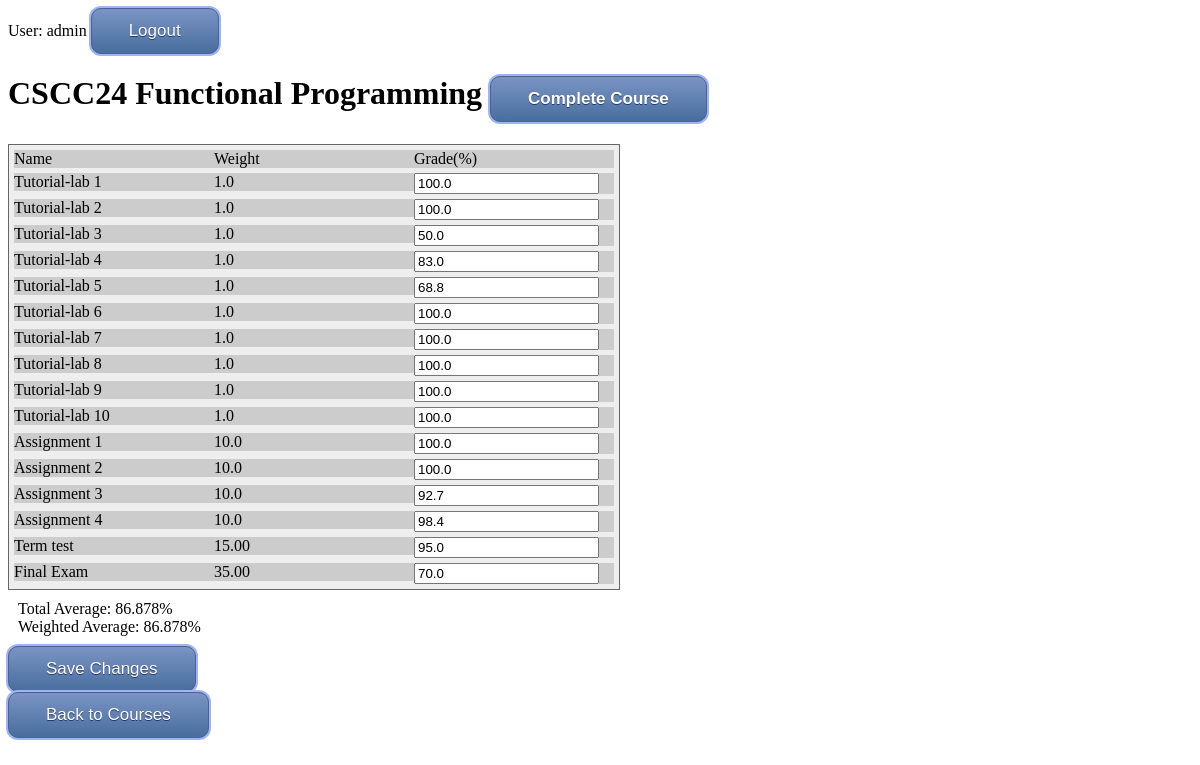
The app's page /courses/12/ (signed in) with its own data.
### courses/models.py (models this page shows, shortened)
class Course(models.Model):
    course_code = models.CharField(max_length=20)
    course_name = models.CharField(max_length=200)
    def validate_weight(self):
        weight = 0.0
        assessments = Assessment.objects.filter(course=self)
        for assessment in assessments:
            weight += float(assessment.weight)
        return (weight == 100.0)
    def getTotalAverage(self, user_id):
        if not Course.validate_weight(self):
            return 0.0
        mark = 0.0
        assessments = Assessment.objects.filter(course=self)
        for asm in assessments:
            grades = Grade.objects.filter(assessment=asm, user_id=user_id)
            weight = asm.weight/asm.components
            for grade in grades:
                mark += float(grade.mark) * float(weight) / 100
        return mark
    def getWeightedAverage(self, user_id):
        if not Course.validate_weight(self):
            return 0.0
        mark = 0.0
        availableMark = 0.0
        assessments = Assessment.objects.filter(course=self)
        for asm in assessments:
            grades = Grade.objects.filter(assessment=asm, user_id=user_id)
            weight = asm.weight/asm.components
            for grade in grades:
                if grade.mark > 0:
                    availableMark += float(weight)
                mark += (float(grade.mark)/100) * float(weight)
        if not availableMark: return 0
        return mark/availableMark * 100

class Assessment(models.Model):
    course = models.ForeignKey(Course, on_delete=models.CASCADE)
    name = models.CharField(max_length=100)
    components = models.IntegerField(default=1)
    weight = models.DecimalField(decimal_places=2, max_digits=4)

class Grade(models.Model):
    user_id = models.IntegerField(default=1)
    assessment = models.ForeignKey(Assessment, on_delete=models.CASCADE)
    mark = models.FloatField(default=0.0)
    component = models.IntegerField(default=1)

### courses/views.py (the view)
# urls.py: path('<int:pk>/', views.DetailView.as_view(), name='detail'),
class DetailView(generic.DetailView):
    model = Course
    template_name = 'courses/detail.html'
    def get_queryset(self):
        return Course.objects

### courses/templatetags/courses_extra.py (called while the page is built)
@register.filter
def filter_range(start, end):
    return range(start, end+1)

@register.filter
def div(value, arg):
    return int(value) / int(arg)

@register.simple_tag
def getMark(assessment_id, c, user_id):
    a = Assessment.objects.get(pk=assessment_id)
    try:
        return float(a.grade_set.get(component=c, user_id=user_id).mark)
    except(Grade.DoesNotExist):
        return 0.0

@register.filter
def getTotalAverage(course_id, user_id):
    c = Course.objects.get(pk=course_id)
    return c.getTotalAverage(user_id)

@register.filter
def getWeightedAverage(course_id, user_id):
    c = Course.objects.get(pk=course_id)
    return c.getWeightedAverage(user_id)

### courses/templates/courses/detail.html (shortened to what this page needs)
{% load static %}
{% load courses_extra %}
<link rel="stylesheet" type="text/css" href="{% static 'courses/detail.css' %}">
<link rel="stylesheet" type="text/css" href="{% static 'courses/style.css' %}">
{% if user.is_authenticated %}
<div id = "auth_nav">
User: {{ user.get_username }}  <a class="button" href="{% url 'logout'%}?next={{request.path}}">Logout</a>
</div>
<h1>{{ course.course_code }} {{course.course_name}} <a class="button" href="{% url 'courses:complete_course_req' course.id %}">Complete Course</a></h1>
<form action="{% url 'courses:set_grade' course.id %}" method="post">
    <div class="table">
        <div class="row">
            <div class="cell">Name</div>
            <div class="cell">Weight</div>
            <div class="cell">Grade(%)</div>
        </div>
        {% for assessment in course.assessment_set.all %}
        {% if assessment.components > 1 %}
        {% for i in 1|filter_range:assessment.components %}
        <div class="row">
            <div class="cell">{{assessment.name}} {{i}}</div>
            <div class="cell">{{assessment.weight|div:assessment.components}}</div>
            <div class="cell">
                <input type="text" name="{{assessment.id}}_{{i}}" value="{% getMark assessment.id i user.id %}" required
                    pattern="^(?:\d{1,2}(?:\.\d{1,2})?|100(?:\.0?0)?)" />
            </div>
        </div>
        {% endfor %}
        {% else%}
        <div class="row">
            <div class="cell">{{assessment.name}}</div>
            <div class="cell">{{assessment.weight}}</div>
            <div class="cell">
                <input type="text" name="{{assessment.id}}_1" value="{% getMark assessment.id 1 user.id %}" required
                    pattern="^(?:\d{1,2}(?:\.\d{1,2})?|100(?:\.0?0)?)" />
            </div>
        </div>
        {% endif %}
        {% endfor %}
    </div>
    <div class="average">
        <div class="total">Total Average: {{course.id|getTotalAverage:user.id}}%</div>
        <div class="weighted">Weighted Average: {{course.id|getWeightedAverage:user.id}}%</div>
    </div>
    <input class="button" type="submit" value="Save Changes">
    <div>
        <a class="button" href="{% url 'courses:index' %}"> Back to Courses</a>
    </div>
</form>
{% else %}
<p> You are not authenticated, please
<a href="{% url 'login'%}?next={{request.path}}">Login</a></p>
{% endif %}

### courses/static/courses/detail.css (style rules this page uses)
.table { display: table; width: auto; background-color: #eee; border: 1px solid #666666; border-spacing: 5px; }
.row { display: table-row; width: auto; clear: both; }
.cell { float: left; display: table-column; width: 200px; background-color: #ccc; }
.average { margin: 10px; }

### courses/static/courses/style.css (style rules this page uses)
.button { -moz-box-shadow: 0px 0px 0px 2px #9fb4f2; -webkit-box-shadow: 0px 0px 0px 2px #9fb4f2; box-shadow: 0px 0px 0px 2px #9fb4f2; background:-webkit-gradient(linear, left top, left bottom, color-stop(0.05, #7892c2), color-stop(1, #476e9e)); background:-moz-linear-gradient(top, #7892c2 5%, #476e9e 100%); background:-webkit-linear-gradient(top, #7892c2 5%, #476e9e 100%); background:-o-linear-gradient(top, #7892c2 5%, #476e9e 100%); background:-ms-linear-gradient(top, #7892c2 5%, #476e9e 100%); background:linear-gradient(to bottom, #7892c2 5%, #476e9e 100%); filter:progid:DXImageTransform.Microsoft.gradient(startColorstr='#7892c2', endColorstr='#476e9e',GradientType=0); background-color:#7892c2; -moz-border-radius:10px; -webkit-border-radius:10px; border-radius:10px; border:1px solid #4e6096; display:inline-block; cursor:pointer; color:#ffffff; font-family:Arial; font-size:17px; padding:12px 37px; text-decoration:none; text-shadow:0px 1px 0px #283966; }

### records on screen
Course: course_code "CSCC24", course_name "Functional Programming", id|getTotalAverage "86.878", id|getWeightedAverage "86.878"
Assessment: name "Tutorial-lab" "Tutorial-lab" "Tutorial-lab" "Tutorial-lab" "Tutorial-lab" "Tutorial-lab" "Tutorial-lab" "Tutorial-lab" "Tutorial-lab" "Tutorial-lab", 1 "1" "2" "3" "4" "5" "6" "7" "8" "9" "10", weight|div "1.0" "1.0" "1.0" "1.0" "1.0" "1.0" "1.0" "1.0" "1.0" "1.0", id.mark "100.0" "100.0" "50.0" "83.0" "68.8" "100.0" "100.0" "100.0" "100.0" "100.0"
Assessment: name "Assignment" "Assignment" "Assignment" "Assignment", 1 "1" "2" "3" "4", weight|div "10.0" "10.0" "10.0" "10.0", id.mark "100.0" "100.0" "92.7" "98.4"
Assessment: name "Term test", weight "15.00", id.mark "95.0"
Assessment: name "Final Exam", weight "35.00", id.mark "70.0"

### other values on screen
{{ user.get_username }} "admin"
